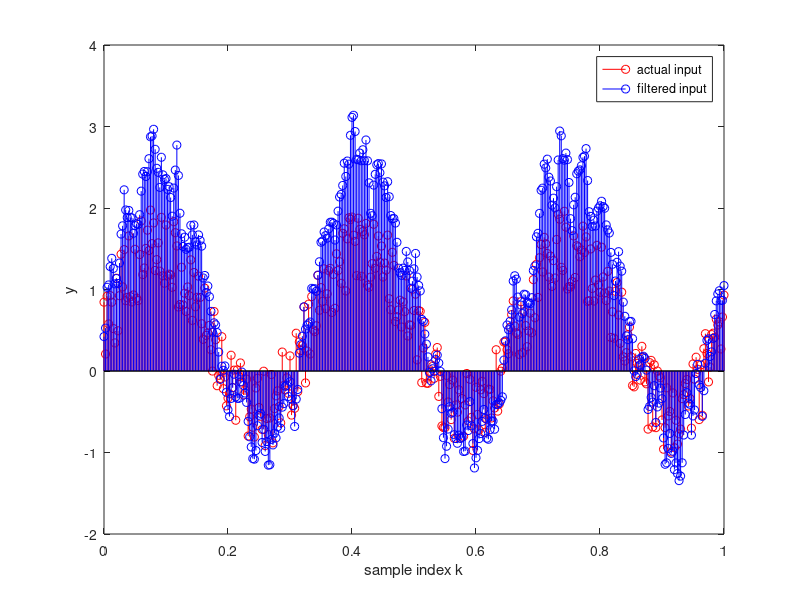

This figure's MATLAB source:
 clc;
clear all;
close all;

% coeffitiants of x in transfer function
b=[0.5,0.7,0.6,0.4];

% coeffitiants of y in transfer function
a=[1,0.4,-0.3,0.2];

%signal which we want to filter
n=0:1/400:1;
%disp(length(n))
x=sin(2*pi*3*n)+rand(1,length(n));


%as its an iir filter it will consist of delayed version of y as feedback
%in input so the coeffs of y 'a' was added to filter

%filtered result
y=filter(b,a,x);

figure(1)
stem(n,x,'r');
xlabel('sample index k');
ylabel('x');

hold on

stem(n,y,'b');
xlabel('sample index k');
ylabel('y');
legend('actual input','filtered input');